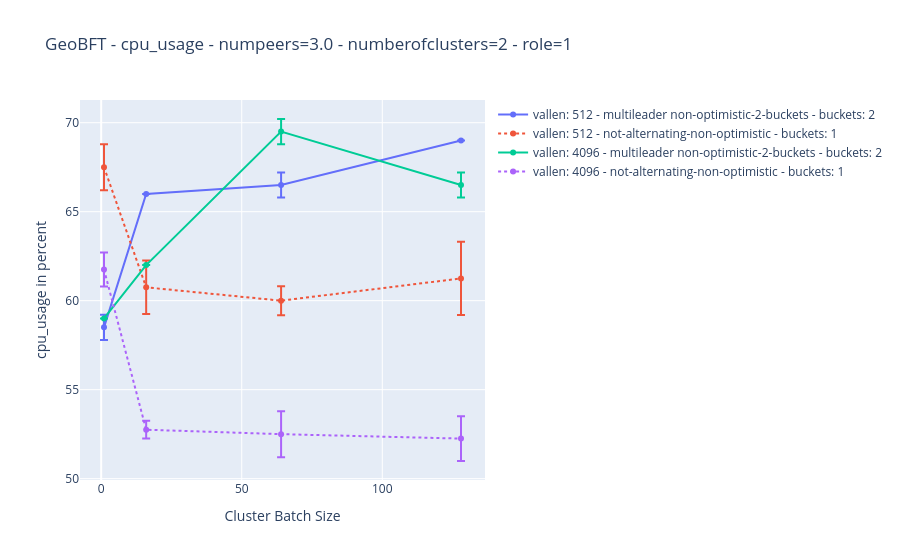
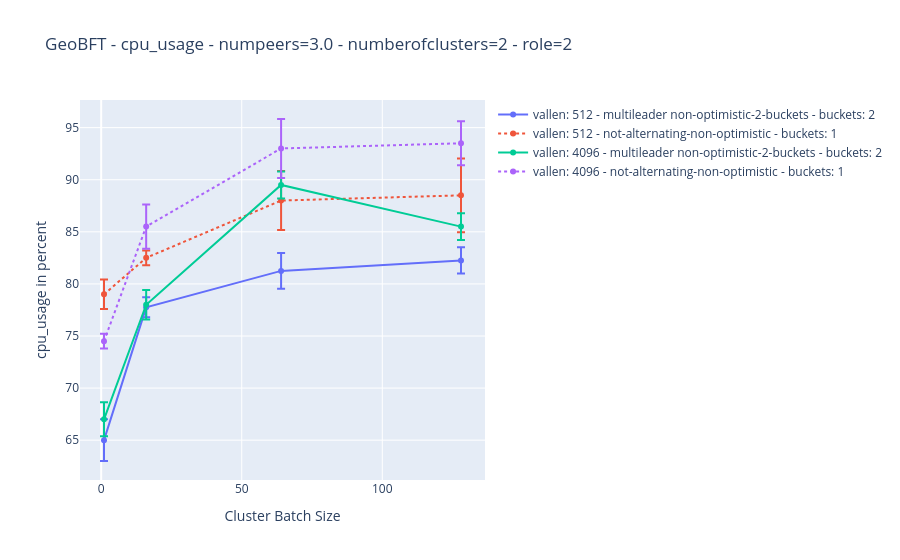
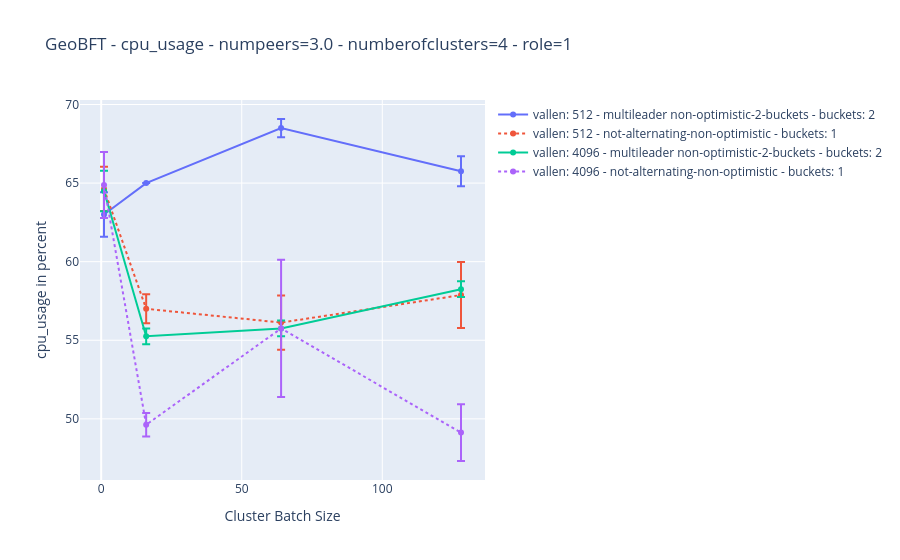
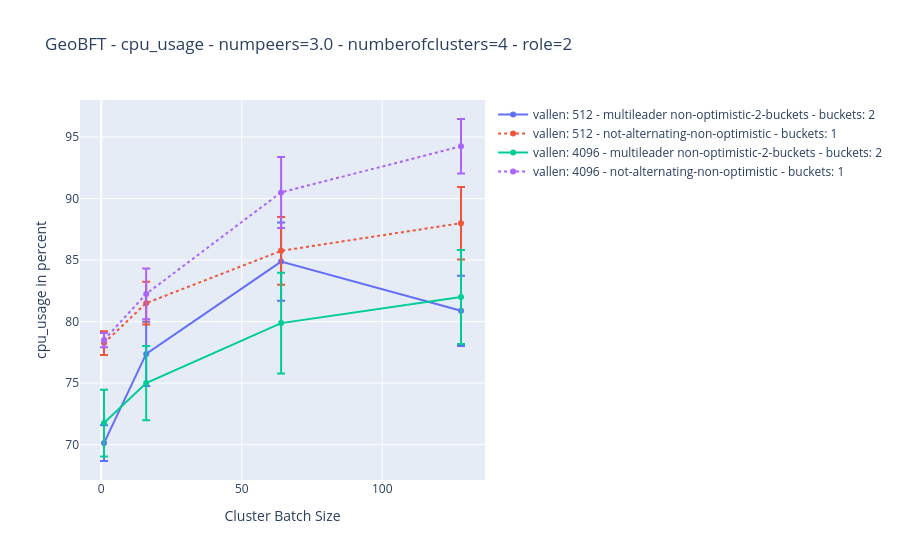

Notebook cell for these charts, in order:
### Code cell
cpuusage = pd.read_json(f"outputs/03-geobft-alternating/cpu_usage.json",orient="records")
cpuusage = cpuusage.query("benchmark == 'not-alternating-non-optimistic' and alternating == False")
# cpuusage = pd.concat([cpuusage,notaltnonopt],ignore_index=True)
cpuusage["buckets"] = 1 

grouped = pd.concat([processed_cpu_usage,cpuusage]).query("cluster_batch_size < 256 and role > 0 ").groupby(["num_peers","number_of_clusters","role"])
for gr, g in grouped:
    fig  = go.Figure()
    for v,data in g.sort_values(["cluster_batch_size","vallen","benchmark"]).groupby(["vallen","benchmark","buckets"]):
        # different dashes for benchmarks 
        # display(data)
        
        fig.add_trace(go.Scatter(
            name=f"vallen: {v[0]} - {v[1]} - buckets: {v[2]}",
            x=data.groupby(["benchmark","cluster_batch_size"])["cluster_batch_size"].mean(),
            y=data.groupby(["benchmark","cluster_batch_size"])["cpu_usage"].mean(),
            error_y=dict(
                type='data',
                array=data.groupby(["benchmark","cluster_batch_size"])["cpu_usage"].std(),
                visible=True
            ),
            mode='lines+markers',
            line=dict(dash='solid' if v[2]==2 else ('dash' if v[2]==4 else 'dot'))
        ))
    fig.update_layout(
        title=f"GeoBFT - cpu_usage - numpeers={gr[0]} - numberofclusters={gr[1]} - role={gr[2]}",
        xaxis_title="Cluster Batch Size",
        yaxis_title="cpu_usage in percent",
        barmode='group'
    )
    fig.show()
    tikzplotly.save(filepath=f"outputs/{notebook_name}/geobft-cpuusage-numpeers-{gr[0]}-clusterbatchsize-{gr[1]}-role-{gr[2]}.tex",fig=fig)

### Figure 1 — Plotly figure (JSON) as saved in the notebook; plotly's stock layout.template omitted (floating-point values rounded to 4 significant figures)
{"data": [{"error_y": {"array": [0.7071, 0.0, 0.7071, 0.0], "type": "data", "visible": true}, "line": {"dash": "solid"}, "mode": "lines+markers", "name": "vallen: 512 - multileader non-optimistic-2-buckets - buckets: 2", "type": "scatter", "x": [1.0, 16.0, 64.0, 128.0], "y": [58.5, 66.0, 66.5, 69.0]}, {"error_y": {"array": [1.291, 1.5, 0.8165, 2.062], "type": "data", "visible": true}, "line": {"dash": "dot"}, "mode": "lines+markers", "name": "vallen: 512 - not-alternating-non-optimistic - buckets: 1", "type": "scatter", "x": [1.0, 16.0, 64.0, 128.0], "y": [67.5, 60.75, 60.0, 61.25]}, {"error_y": {"array": [0.0, 0.0, 0.7071, 0.7071], "type": "data", "visible": true}, "line": {"dash": "solid"}, "mode": "lines+markers", "name": "vallen: 4096 - multileader non-optimistic-2-buckets - buckets: 2", "type": "scatter", "x": [1.0, 16.0, 64.0, 128.0], "y": [59.0, 62.0, 69.5, 66.5]}, {"error_y": {"array": [0.9574, 0.5, 1.291, 1.258], "type": "data", "visible": true}, "line": {"dash": "dot"}, "mode": "lines+markers", "name": "vallen: 4096 - not-alternating-non-optimistic - buckets: 1", "type": "scatter", "x": [1.0, 16.0, 64.0, 128.0], "y": [61.75, 52.75, 52.5, 52.25]}], "layout": {"barmode": "group", "title": {"text": "GeoBFT - cpu_usage - numpeers=3.0 - numberofclusters=2 - role=1"}, "xaxis": {"title": {"text": "Cluster Batch Size"}}, "yaxis": {"title": {"text": "cpu_usage in percent"}}}}

### Figure 2 — Plotly figure (JSON) as saved in the notebook; plotly's stock layout.template omitted (floating-point values rounded to 4 significant figures)
{"data": [{"error_y": {"array": [2.0, 0.9574, 1.708, 1.258], "type": "data", "visible": true}, "line": {"dash": "solid"}, "mode": "lines+markers", "name": "vallen: 512 - multileader non-optimistic-2-buckets - buckets: 2", "type": "scatter", "x": [1.0, 16.0, 64.0, 128.0], "y": [65.0, 77.75, 81.25, 82.25]}, {"error_y": {"array": [1.414, 0.7071, 2.828, 3.536], "type": "data", "visible": true}, "line": {"dash": "dot"}, "mode": "lines+markers", "name": "vallen: 512 - not-alternating-non-optimistic - buckets: 1", "type": "scatter", "x": [1.0, 16.0, 64.0, 128.0], "y": [79.0, 82.5, 88.0, 88.5]}, {"error_y": {"array": [1.633, 1.414, 1.291, 1.291], "type": "data", "visible": true}, "line": {"dash": "solid"}, "mode": "lines+markers", "name": "vallen: 4096 - multileader non-optimistic-2-buckets - buckets: 2", "type": "scatter", "x": [1.0, 16.0, 64.0, 128.0], "y": [67.0, 78.0, 89.5, 85.5]}, {"error_y": {"array": [0.7071, 2.121, 2.828, 2.121], "type": "data", "visible": true}, "line": {"dash": "dot"}, "mode": "lines+markers", "name": "vallen: 4096 - not-alternating-non-optimistic - buckets: 1", "type": "scatter", "x": [1.0, 16.0, 64.0, 128.0], "y": [74.5, 85.5, 93.0, 93.5]}], "layout": {"barmode": "group", "title": {"text": "GeoBFT - cpu_usage - numpeers=3.0 - numberofclusters=2 - role=2"}, "xaxis": {"title": {"text": "Cluster Batch Size"}}, "yaxis": {"title": {"text": "cpu_usage in percent"}}}}

### Figure 3 — Plotly figure (JSON) as saved in the notebook; plotly's stock layout.template omitted (floating-point values rounded to 4 significant figures)
{"data": [{"error_y": {"array": [1.414, 0.0, 0.5774, 0.9574], "type": "data", "visible": true}, "line": {"dash": "solid"}, "mode": "lines+markers", "name": "vallen: 512 - multileader non-optimistic-2-buckets - buckets: 2", "type": "scatter", "x": [1.0, 16.0, 64.0, 128.0], "y": [63.0, 65.0, 68.5, 65.75]}, {"error_y": {"array": [1.408, 0.9258, 1.727, 2.1], "type": "data", "visible": true}, "line": {"dash": "dot"}, "mode": "lines+markers", "name": "vallen: 512 - not-alternating-non-optimistic - buckets: 1", "type": "scatter", "x": [1.0, 16.0, 64.0, 128.0], "y": [64.62, 57.0, 56.12, 57.88]}, {"error_y": {"array": [1.291, 0.5, 0.5, 0.5], "type": "data", "visible": true}, "line": {"dash": "solid"}, "mode": "lines+markers", "name": "vallen: 4096 - multileader non-optimistic-2-buckets - buckets: 2", "type": "scatter", "x": [1.0, 16.0, 64.0, 128.0], "y": [64.5, 55.25, 55.75, 58.25]}, {"error_y": {"array": [2.1, 0.744, 4.367, 1.808], "type": "data", "visible": true}, "line": {"dash": "dot"}, "mode": "lines+markers", "name": "vallen: 4096 - not-alternating-non-optimistic - buckets: 1", "type": "scatter", "x": [1.0, 16.0, 64.0, 128.0], "y": [64.88, 49.62, 55.75, 49.12]}], "layout": {"barmode": "group", "title": {"text": "GeoBFT - cpu_usage - numpeers=3.0 - numberofclusters=4 - role=1"}, "xaxis": {"title": {"text": "Cluster Batch Size"}}, "yaxis": {"title": {"text": "cpu_usage in percent"}}}}

### Figure 4 — Plotly figure (JSON) as saved in the notebook; plotly's stock layout.template omitted (floating-point values rounded to 4 significant figures)
{"data": [{"error_y": {"array": [1.458, 2.615, 3.182, 2.85], "type": "data", "visible": true}, "line": {"dash": "solid"}, "mode": "lines+markers", "name": "vallen: 512 - multileader non-optimistic-2-buckets - buckets: 2", "type": "scatter", "x": [1.0, 16.0, 64.0, 128.0], "y": [70.12, 77.38, 84.88, 80.88]}, {"error_y": {"array": [0.9574, 1.732, 2.754, 2.944], "type": "data", "visible": true}, "line": {"dash": "dot"}, "mode": "lines+markers", "name": "vallen: 512 - not-alternating-non-optimistic - buckets: 1", "type": "scatter", "x": [1.0, 16.0, 64.0, 128.0], "y": [78.25, 81.5, 85.75, 88.0]}, {"error_y": {"array": [2.712, 3.024, 4.086, 3.817], "type": "data", "visible": true}, "line": {"dash": "solid"}, "mode": "lines+markers", "name": "vallen: 4096 - multileader non-optimistic-2-buckets - buckets: 2", "type": "scatter", "x": [1.0, 16.0, 64.0, 128.0], "y": [71.75, 75.0, 79.88, 82.0]}, {"error_y": {"array": [0.5774, 2.062, 2.887, 2.217], "type": "data", "visible": true}, "line": {"dash": "dot"}, "mode": "lines+markers", "name": "vallen: 4096 - not-alternating-non-optimistic - buckets: 1", "type": "scatter", "x": [1.0, 16.0, 64.0, 128.0], "y": [78.5, 82.25, 90.5, 94.25]}], "layout": {"barmode": "group", "title": {"text": "GeoBFT - cpu_usage - numpeers=3.0 - numberofclusters=4 - role=2"}, "xaxis": {"title": {"text": "Cluster Batch Size"}}, "yaxis": {"title": {"text": "cpu_usage in percent"}}}}
